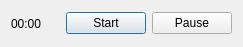
<?xml version="1.0" encoding="UTF-8"?>
<ui version="4.0">
 <class>Dialog</class>
 <widget class="QDialog" name="Dialog">
  <property name="geometry">
   <rect>
    <x>0</x>
    <y>0</y>
    <width>243</width>
    <height>47</height>
   </rect>
  </property>
  <property name="windowTitle">
   <string>Dialog</string>
  </property>
  <layout class="QHBoxLayout" name="horizontalLayout_2">
   <item>
    <layout class="QHBoxLayout" name="horizontalLayout" stretch="0,0,0">
     <property name="sizeConstraint">
      <enum>QLayout::SetNoConstraint</enum>
     </property>
     <item>
      <widget class="QLabel" name="label">
       <property name="text">
        <string>00:00</string>
       </property>
      </widget>
     </item>
     <item>
      <widget class="QPushButton" name="btn_start">
       <property name="text">
        <string>Start</string>
       </property>
      </widget>
     </item>
     <item>
      <widget class="QPushButton" name="btn_pause">
       <property name="text">
        <string>Pause</string>
       </property>
      </widget>
     </item>
    </layout>
   </item>
  </layout>
 </widget>
 <resources/>
 <connections/>
</ui>
